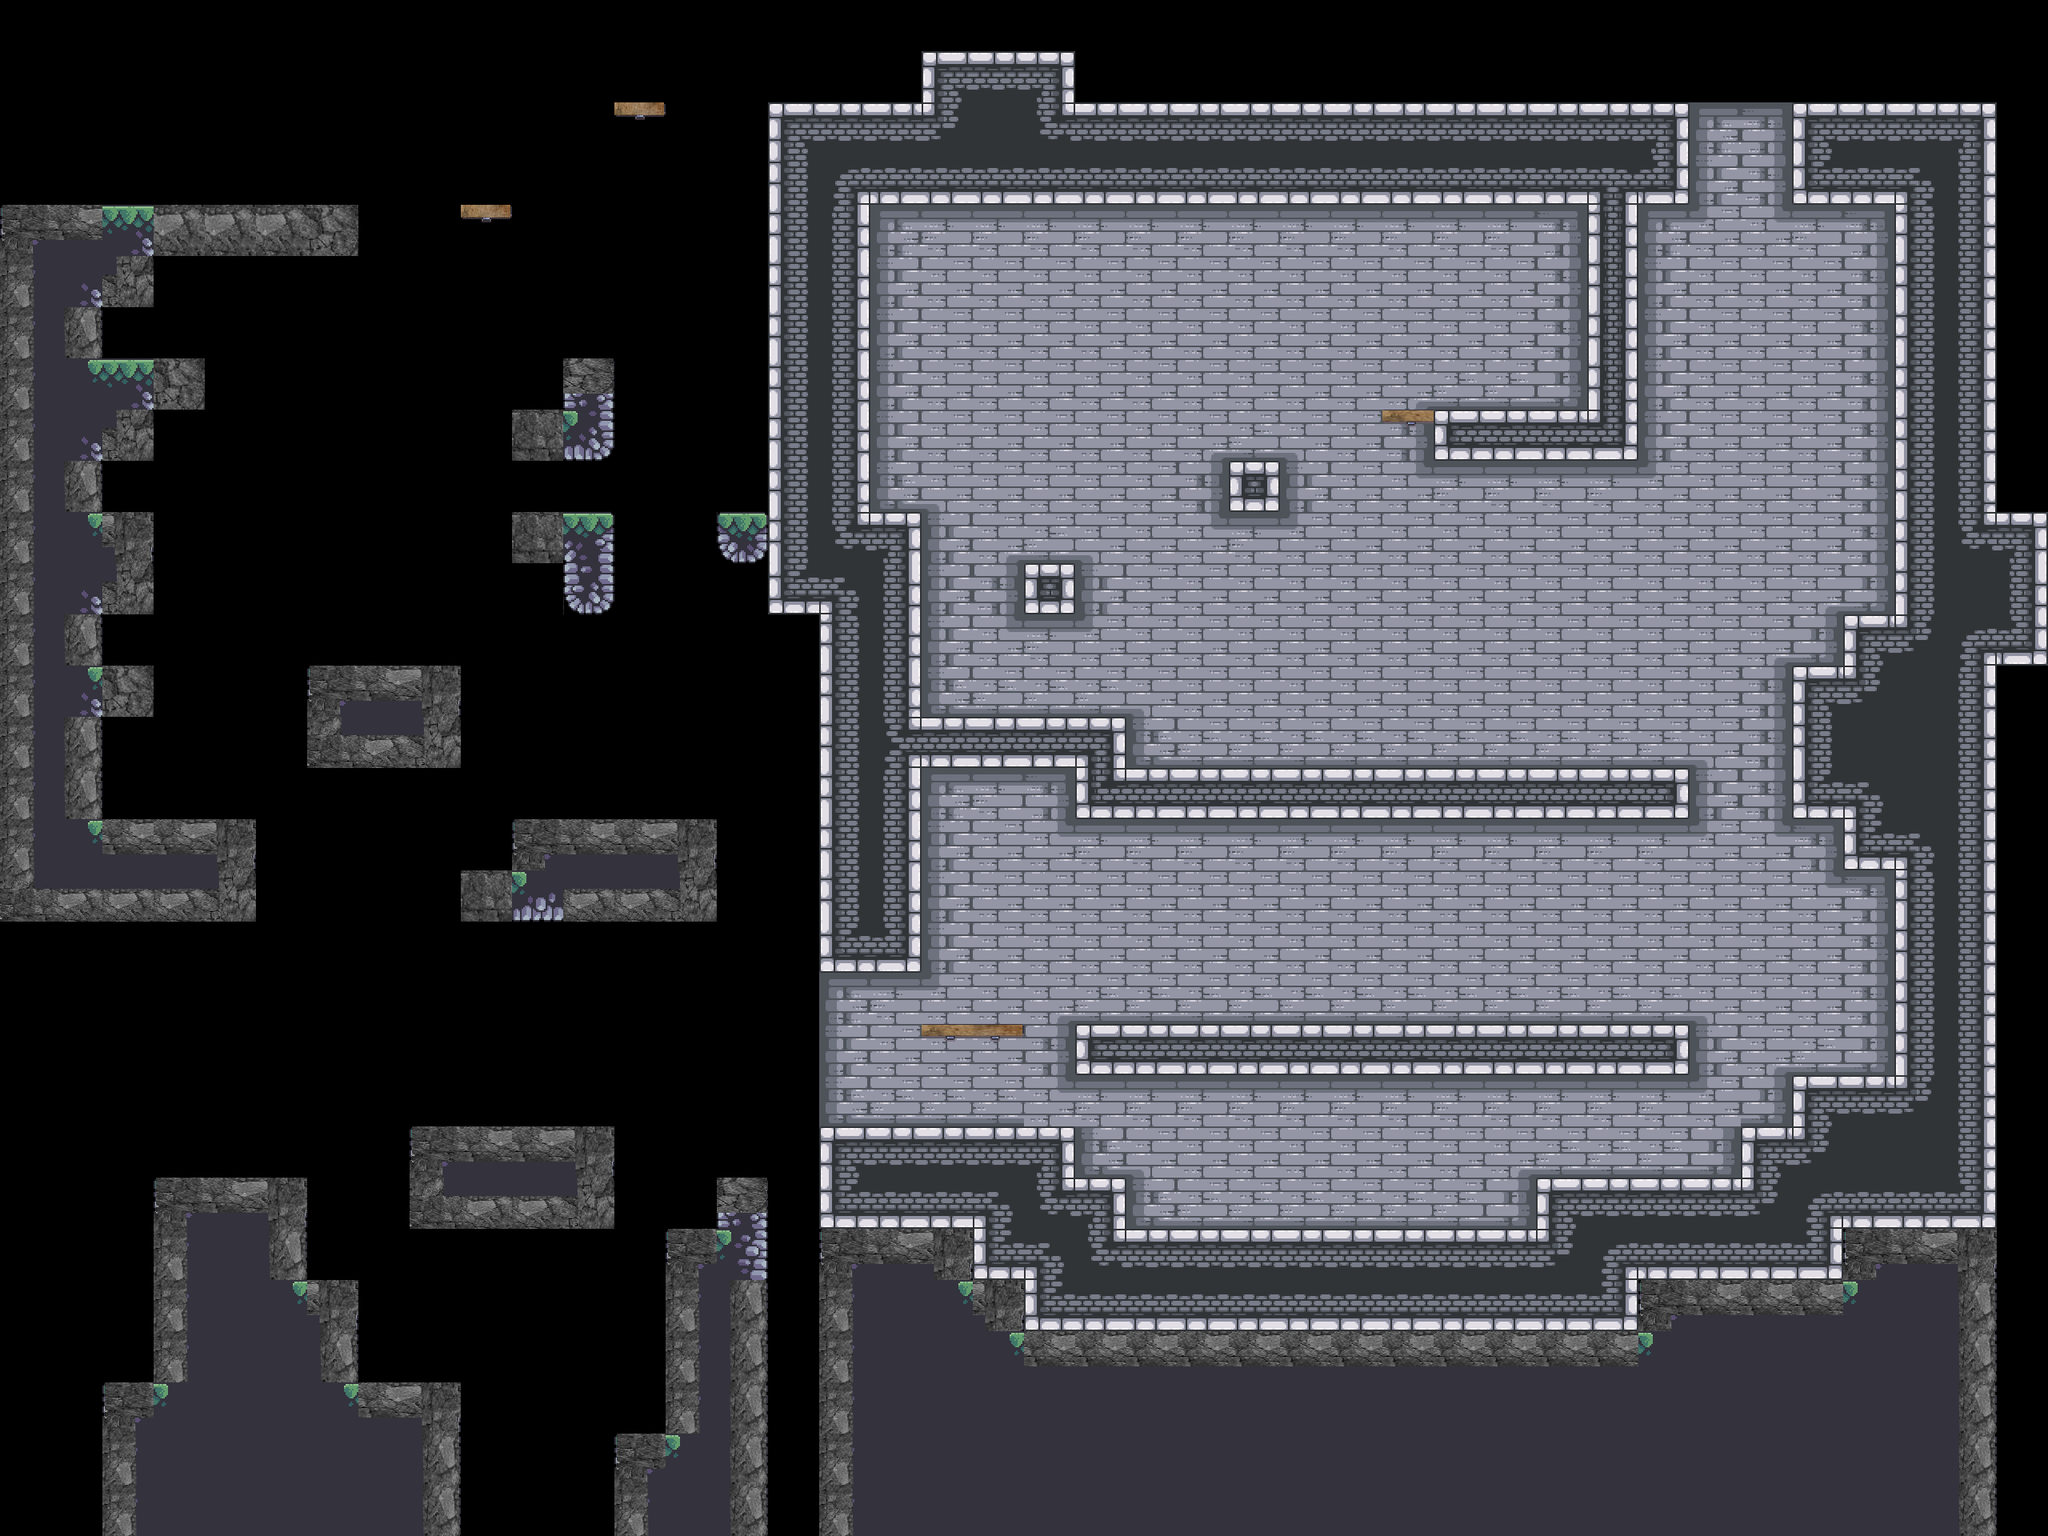

A 2D game scene composited from a Tiled map and its tileset images. What follows is a short description and the map's XML, with each tile layer's data collapsed to a summary:
An orthogonal 40x30 tile map with 64x64 px tiles, 4 tile layers (BG, Terrain, Platforms, FG), 8 tilesets and 109 objects (23x static, 20x silver, 12x candle, 7x shell, 5x palm_large, ...).

<map version="1.10" tiledversion="1.11.0" orientation="orthogonal" renderorder="right-down" width="40" height="30" tilewidth="64" tileheight="64" infinite="0" nextlayerid="14" nextobjectid="244">
 <tileset firstgid="1" source="../tilesets/items.tsx" />
 <tileset firstgid="6" source="../tilesets/extra.tsx" />
 <tileset firstgid="72" source="../tilesets/enemies.tsx" />
 <tileset firstgid="72" source="../tilesets/grass.tsx" />
 <tileset firstgid="77" source="../tilesets/outside.tsx" />
 <tileset firstgid="125" source="../tilesets/inside.tsx" />
 <tileset firstgid="221" source="../tilesets/objects.tsx" />
 <tileset firstgid="249" source="../tilesets/platforms.tsx" />
 <layer id="9" name="BG" width="40" height="30">
  <data>[1200 cells, 379 non-empty, 13 distinct tile ids]</data>
 </layer>
 <objectgroup id="12" name="BG details" class="window">
  <object id="180" name="static" gid="240" x="1606.33" y="1537.67" width="14" height="34" />
  <object id="181" name="static" gid="241" x="1808" y="1538.67" width="30" height="14" />
  <object id="182" name="static" gid="242" x="1535" y="1538.67" width="14" height="28" />
  <object id="183" name="static" gid="243" x="1472" y="1538.33" width="24" height="14" />
  <object id="184" name="static" gid="244" x="1856" y="960" width="42" height="44" />
  <object id="185" name="static" gid="245" x="1816.33" y="1536" width="42" height="44" />
  <object id="186" name="static" gid="244" x="2240" y="832" width="42" height="44" />
  <object id="188" name="static" gid="235" x="1728" y="1536" width="42" height="32" />
  <object id="189" name="static" gid="248" x="1152" y="896" width="82" height="98" />
  <object id="190" name="candle" gid="236" x="1216" y="1088" width="64" height="64" />
  <object id="191" name="candle" gid="236" x="1600" y="1408" width="64" height="64" />
  <object id="192" name="candle" gid="236" x="1856" y="1408" width="64" height="64" />
  <object id="193" name="candle" gid="236" x="2176" y="1280" width="64" height="64" />
  <object id="194" name="candle" gid="236" x="1280" y="576" width="64" height="64" />
  <object id="195" name="candle" gid="236" x="1536" y="448" width="64" height="64" />
  <object id="196" name="candle" gid="236" x="1792" y="832" width="64" height="64" />
  <object id="197" name="candle" gid="236" x="1536" y="832" width="64" height="64" />
  <object id="198" name="candle" gid="236" x="2048" y="832" width="64" height="64" />
  <object id="199" name="big_chain" gid="238" x="1792" y="700" width="64" height="116" />
  <object id="200" name="big_chain" gid="238" x="1280" y="1084" width="64" height="116" />
  <object id="201" name="small_chain" gid="239" x="1408" y="1088" width="64" height="62" />
  <object id="202" name="big_chain" gid="238" x="1536" y="1148" width="64" height="116" />
  <object id="203" name="big_chain" gid="238" x="1728" y="1148" width="64" height="116" />
  <object id="205" name="small_chain" gid="239" x="1920" y="1088" width="64" height="62" />
  <object id="206" name="static" gid="244" x="1984" y="1280" width="42" height="44" />
  <object id="207" name="static" gid="240" x="1664" y="1280" width="14" height="34" />
  <object id="208" name="static" gid="245" x="1920" y="1280" width="42" height="44" />
  <object id="209" name="static" gid="243" x="1473.5" y="1280" width="24" height="14" />
  <object id="210" name="static" gid="243" x="1692" y="1282" width="24" height="14" />
  <object id="211" name="candle" gid="236" x="1408" y="1152" width="64" height="64" />
  <object id="213" name="candle" gid="236" x="1664" y="1152" width="64" height="64" />
  <object id="215" name="candle" gid="236" x="1920" y="1152" width="64" height="64" />
  <object id="222" name="window" gid="237" x="1728" y="384" width="64" height="64" />
  <object id="223" name="window" gid="237" x="1216" y="448" width="64" height="64" />
  <object id="224" name="static" gid="235" x="1792" y="960" width="42" height="32" />
  <object id="225" name="static" gid="245" x="1536" y="960" width="42" height="44" />
  <object id="226" name="static" gid="241" x="1552" y="962.67" width="30" height="14" />
  <object id="228" name="static" gid="243" x="1856" y="960" width="24" height="14" />
  <object id="230" name="static" gid="235" x="1175.75" y="1279.25" width="42" height="32" />
  <object id="231" name="static" gid="245" x="1233.5" y="1279.5" width="42" height="44" />
  <object id="232" name="static" gid="243" x="1221.75" y="1279.75" width="24" height="14" />
  <object id="233" name="static" gid="247" x="1547.33" y="1523.67" width="52" height="178" />
  <object id="234" name="static" gid="247" x="1792" y="1523.33" width="52" height="178" />
  <object id="240" name="small_chain" gid="239" x="1525" y="1090.5" width="64" height="62" />
 </objectgroup>
 <layer id="1" name="Terrain" width="40" height="30">
  <data>[1200 cells, 455 non-empty, 47 distinct tile ids]</data>
 </layer>
 <layer id="5" name="Platforms" width="40" height="30">
  <data>[1200 cells, 5 non-empty, 3 distinct tile ids]</data>
 </layer>
 <layer id="10" name="FG" width="40" height="30">
  <data>[1200 cells, 0 non-empty, 0 distinct tile ids]</data>
 </layer>
 <objectgroup id="4" name="Objects">
  <object id="4" name="flag" gid="224" x="1856" y="512" width="68" height="186" />
  <object id="6" name="crate" gid="223" x="1408" y="1536" width="50" height="36" />
  <object id="7" name="crate" gid="223" x="1856" y="1536" width="50" height="36" />
  <object id="11" name="palm_large" gid="225" x="192" y="1472" width="78" height="136" />
  <object id="15" name="player" gid="228" x="320" y="1408" width="74" height="56" />
  <object id="27" name="palm_bg" gid="222" x="187.333" y="1477.33" width="128" height="128" />
  <object id="43" name="palm_bg_left" gid="233" x="105.333" y="1530" width="104" height="106" />
  <object id="44" name="palm_bg_right" gid="234" x="749.333" y="1480" width="104" height="106" />
  <object id="69" name="floor_spike" gid="231" x="1344" y="128" width="64" height="64">
   <properties>
    <property name="inverted" type="bool" value="false" />
   </properties>
  </object>
  <object id="78" name="palm_large" gid="225" x="820.333" y="1543.33" width="78" height="136" />
  <object id="79" name="palm_large" gid="225" x="496.333" y="1417.33" width="78" height="136" />
  <object id="80" name="palm_large" gid="225" x="535.667" y="1410.67" width="78" height="136" />
  <object id="81" name="palm_large" gid="225" x="888" y="1477" width="78" height="136" />
  <object id="99" name="floor_spike" gid="231" x="1472" y="1280" width="64" height="64">
   <properties>
    <property name="inverted" type="bool" value="false" />
   </properties>
  </object>
  <object id="104" name="floor_spike" gid="231" x="1728" y="1280" width="64" height="64">
   <properties>
    <property name="inverted" type="bool" value="false" />
   </properties>
  </object>
  </objectgroup>
 <objectgroup id="13" name="Moving Objects">
  <!-- 3 objects omitted --></objectgroup>
 <objectgroup id="7" name="Items">
  <!-- 27 objects omitted --></objectgroup>
 <objectgroup id="6" name="Enemies">
  <!-- 11 objects omitted --></objectgroup>
 <objectgroup id="2" name="Water">
  <!-- 1 objects omitted --></objectgroup>
 <objectgroup id="8" name="Data">
  <!-- 1 objects omitted --></objectgroup>
</map>
<!-- 50 of 109 objects omitted -->
